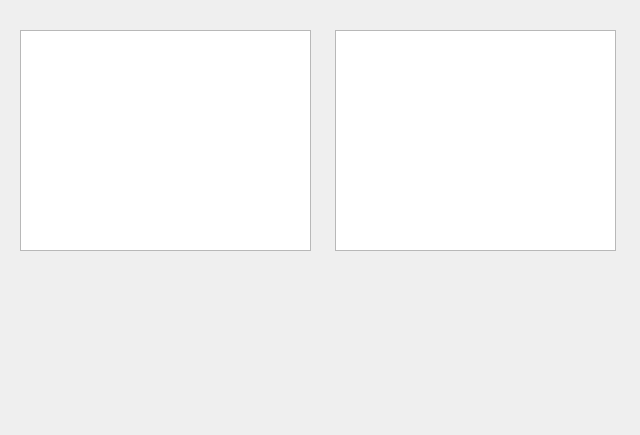
<?xml version="1.0" encoding="UTF-8"?>
<ui version="4.0">
 <class>Dialog</class>
 <widget class="QDialog" name="Dialog">
  <property name="geometry">
   <rect>
    <x>0</x>
    <y>0</y>
    <width>640</width>
    <height>435</height>
   </rect>
  </property>
  <property name="windowTitle">
   <string>Dialog</string>
  </property>
  <widget class="QListView" name="listView">
   <property name="geometry">
    <rect>
     <x>20</x>
     <y>30</y>
     <width>291</width>
     <height>221</height>
    </rect>
   </property>
   <property name="dragEnabled">
    <bool>true</bool>
   </property>
   <property name="dragDropMode">
    <enum>QAbstractItemView::DragDrop</enum>
   </property>
   <property name="alternatingRowColors">
    <bool>true</bool>
   </property>
   <property name="selectionMode">
    <enum>QAbstractItemView::MultiSelection</enum>
   </property>
   <property name="selectionBehavior">
    <enum>QAbstractItemView::SelectRows</enum>
   </property>
  </widget>
  <widget class="QListView" name="listView_2">
   <property name="geometry">
    <rect>
     <x>335</x>
     <y>30</y>
     <width>281</width>
     <height>221</height>
    </rect>
   </property>
   <property name="dragEnabled">
    <bool>true</bool>
   </property>
   <property name="dragDropMode">
    <enum>QAbstractItemView::DragDrop</enum>
   </property>
   <property name="alternatingRowColors">
    <bool>true</bool>
   </property>
   <property name="selectionMode">
    <enum>QAbstractItemView::MultiSelection</enum>
   </property>
   <property name="selectionBehavior">
    <enum>QAbstractItemView::SelectRows</enum>
   </property>
  </widget>
 </widget>
 <resources/>
 <connections/>
</ui>
